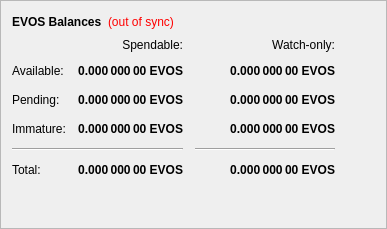
        <widget class="QFrame" name="frame">
         <property name="frameShape">
          <enum>QFrame::StyledPanel</enum>
         </property>
         <property name="frameShadow">
          <enum>QFrame::Raised</enum>
         </property>
         <layout class="QVBoxLayout" name="verticalLayout_4">
          <item>
           <layout class="QHBoxLayout" name="horizontalLayout_4">
            <item>
             <widget class="QLabel" name="label_5">
              <property name="font">
               <font>
                <weight>75</weight>
                <bold>true</bold>
               </font>
              </property>
              <property name="text">
               <string>EVOS Balances</string>
              </property>
             </widget>
            </item>
            <item>
             <widget class="QLabel" name="labelWalletStatus">
              <property name="cursor">
               <cursorShape>WhatsThisCursor</cursorShape>
              </property>
              <property name="toolTip">
               <string>The displayed information may be out of date. Your wallet automatically synchronizes with the Evos network after a connection is established, but this process has not completed yet.</string>
              </property>
              <property name="styleSheet">
               <string notr="true">QLabel { color: red; }</string>
              </property>
              <property name="text">
               <string notr="true">(out of sync)</string>
              </property>
              <property name="alignment">
               <set>Qt::AlignLeading|Qt::AlignLeft|Qt::AlignVCenter</set>
              </property>
             </widget>
            </item>
            <item>
             <spacer name="horizontalSpacer_3">
              <property name="orientation">
               <enum>Qt::Horizontal</enum>
              </property>
              <property name="sizeHint" stdset="0">
               <size>
                <width>40</width>
                <height>20</height>
               </size>
              </property>
             </spacer>
            </item>
           </layout>
          </item>
          <item>
           <layout class="QGridLayout" name="gridLayout">
            <property name="spacing">
             <number>12</number>
            </property>
            <item row="2" column="2">
             <widget class="QLabel" name="labelWatchPending">
              <property name="font">
               <font>
                <weight>75</weight>
                <bold>true</bold>
               </font>
              </property>
              <property name="cursor">
               <cursorShape>IBeamCursor</cursorShape>
              </property>
              <property name="toolTip">
               <string>Unconfirmed transactions to watch-only addresses</string>
              </property>
              <property name="text">
               <string notr="true">0.000 000 00 EVOS</string>
              </property>
              <property name="alignment">
               <set>Qt::AlignRight|Qt::AlignTrailing|Qt::AlignVCenter</set>
              </property>
              <property name="textInteractionFlags">
               <set>Qt::LinksAccessibleByMouse|Qt::TextSelectableByKeyboard|Qt::TextSelectableByMouse</set>
              </property>
             </widget>
            </item>
            <item row="2" column="1">
             <widget class="QLabel" name="labelUnconfirmed">
              <property name="font">
               <font>
                <weight>75</weight>
                <bold>true</bold>
               </font>
              </property>
              <property name="cursor">
               <cursorShape>IBeamCursor</cursorShape>
              </property>
              <property name="toolTip">
               <string>Total of transactions that have yet to be confirmed, and do not yet count toward the spendable balance</string>
              </property>
              <property name="text">
               <string notr="true">0.000 000 00 EVOS</string>
              </property>
              <property name="alignment">
               <set>Qt::AlignRight|Qt::AlignTrailing|Qt::AlignVCenter</set>
              </property>
              <property name="textInteractionFlags">
               <set>Qt::LinksAccessibleByMouse|Qt::TextSelectableByKeyboard|Qt::TextSelectableByMouse</set>
              </property>
             </widget>
            </item>
            <item row="3" column="2">
             <widget class="QLabel" name="labelWatchImmature">
              <property name="font">
               <font>
                <weight>75</weight>
                <bold>true</bold>
               </font>
              </property>
              <property name="cursor">
               <cursorShape>IBeamCursor</cursorShape>
              </property>
              <property name="toolTip">
               <string>Staked or masternode rewards in watch-only addresses that has not yet matured</string>
              </property>
              <property name="text">
               <string notr="true">0.000 000 00 EVOS</string>
              </property>
              <property name="alignment">
               <set>Qt::AlignRight|Qt::AlignTrailing|Qt::AlignVCenter</set>
              </property>
              <property name="textInteractionFlags">
               <set>Qt::LinksAccessibleByMouse|Qt::TextSelectableByKeyboard|Qt::TextSelectableByMouse</set>
              </property>
             </widget>
            </item>
            <item row="4" column="0" colspan="2">
             <widget class="Line" name="lineSpendableBalance">
              <property name="orientation">
               <enum>Qt::Horizontal</enum>
              </property>
             </widget>
            </item>
            <item row="4" column="2">
             <widget class="Line" name="lineWatchBalance">
              <property name="sizePolicy">
               <sizepolicy hsizetype="Preferred" vsizetype="Fixed">
                <horstretch>0</horstretch>
                <verstretch>0</verstretch>
               </sizepolicy>
              </property>
              <property name="minimumSize">
               <size>
                <width>140</width>
                <height>0</height>
               </size>
              </property>
              <property name="orientation">
               <enum>Qt::Horizontal</enum>
              </property>
             </widget>
            </item>
            <item row="5" column="0">
             <widget class="QLabel" name="labelTotalText">
              <property name="text">
               <string>Total:</string>
              </property>
             </widget>
            </item>
            <item row="3" column="1">
             <widget class="QLabel" name="labelImmature">
              <property name="font">
               <font>
                <weight>75</weight>
                <bold>true</bold>
               </font>
              </property>
              <property name="cursor">
               <cursorShape>IBeamCursor</cursorShape>
              </property>
              <property name="toolTip">
               <string>Staked or masternode rewards that has not yet matured</string>
              </property>
              <property name="text">
               <string notr="true">0.000 000 00 EVOS</string>
              </property>
              <property name="alignment">
               <set>Qt::AlignRight|Qt::AlignTrailing|Qt::AlignVCenter</set>
              </property>
              <property name="textInteractionFlags">
               <set>Qt::LinksAccessibleByMouse|Qt::TextSelectableByKeyboard|Qt::TextSelectableByMouse</set>
              </property>
             </widget>
            </item>
            <item row="2" column="3">
             <spacer name="horizontalSpacer_2">
              <property name="orientation">
               <enum>Qt::Horizontal</enum>
              </property>
              <property name="sizeHint" stdset="0">
               <size>
                <width>40</width>
                <height>20</height>
               </size>
              </property>
             </spacer>
            </item>
            <item row="3" column="0">
             <widget class="QLabel" name="labelImmatureText">
              <property name="text">
               <string>Immature:</string>
              </property>
             </widget>
            </item>
            <item row="5" column="1">
             <widget class="QLabel" name="labelTotal">
              <property name="font">
               <font>
                <weight>75</weight>
                <bold>true</bold>
               </font>
              </property>
              <property name="cursor">
               <cursorShape>IBeamCursor</cursorShape>
              </property>
              <property name="toolTip">
               <string>Your current total balance</string>
              </property>
              <property name="text">
               <string notr="true">0.000 000 00 EVOS</string>
              </property>
              <property name="alignment">
               <set>Qt::AlignRight|Qt::AlignTrailing|Qt::AlignVCenter</set>
              </property>
              <property name="textInteractionFlags">
               <set>Qt::LinksAccessibleByMouse|Qt::TextSelectableByKeyboard|Qt::TextSelectableByMouse</set>
              </property>
             </widget>
            </item>
            <item row="5" column="2">
             <widget class="QLabel" name="labelWatchTotal">
              <property name="font">
               <font>
                <weight>75</weight>
                <bold>true</bold>
               </font>
              </property>
              <property name="cursor">
               <cursorShape>IBeamCursor</cursorShape>
              </property>
              <property name="toolTip">
               <string>Current total balance in watch-only addresses</string>
              </property>
              <property name="text">
               <string notr="true">0.000 000 00 EVOS</string>
              </property>
              <property name="alignment">
               <set>Qt::AlignRight|Qt::AlignTrailing|Qt::AlignVCenter</set>
              </property>
              <property name="textInteractionFlags">
               <set>Qt::LinksAccessibleByMouse|Qt::TextSelectableByKeyboard|Qt::TextSelectableByMouse</set>
              </property>
             </widget>
            </item>
            <item row="0" column="2">
             <widget class="QLabel" name="labelWatchonly">
              <property name="text">
               <string>Watch-only:</string>
              </property>
              <property name="alignment">
               <set>Qt::AlignRight|Qt::AlignTrailing|Qt::AlignVCenter</set>
              </property>
             </widget>
            </item>
            <item row="1" column="0">
             <widget class="QLabel" name="labelBalanceText">
              <property name="text">
               <string>Available:</string>
              </property>
             </widget>
            </item>
            <item row="1" column="1">
             <widget class="QLabel" name="labelBalance">
              <property name="font">
               <font>
                <weight>75</weight>
                <bold>true</bold>
               </font>
              </property>
              <property name="cursor">
               <cursorShape>IBeamCursor</cursorShape>
              </property>
              <property name="toolTip">
               <string>Your current spendable balance</string>
              </property>
              <property name="text">
               <string notr="true">0.000 000 00 EVOS</string>
              </property>
              <property name="alignment">
               <set>Qt::AlignRight|Qt::AlignTrailing|Qt::AlignVCenter</set>
              </property>
              <property name="textInteractionFlags">
               <set>Qt::LinksAccessibleByMouse|Qt::TextSelectableByKeyboard|Qt::TextSelectableByMouse</set>
              </property>
             </widget>
            </item>
            <item row="1" column="2">
             <widget class="QLabel" name="labelWatchAvailable">
              <property name="font">
               <font>
                <weight>75</weight>
                <bold>true</bold>
               </font>
              </property>
              <property name="cursor">
               <cursorShape>IBeamCursor</cursorShape>
              </property>
              <property name="toolTip">
               <string>Your current balance in watch-only addresses</string>
              </property>
              <property name="text">
               <string notr="true">0.000 000 00 EVOS</string>
              </property>
              <property name="alignment">
               <set>Qt::AlignRight|Qt::AlignTrailing|Qt::AlignVCenter</set>
              </property>
              <property name="textInteractionFlags">
               <set>Qt::LinksAccessibleByMouse|Qt::TextSelectableByKeyboard|Qt::TextSelectableByMouse</set>
              </property>
             </widget>
            </item>
            <item row="2" column="0">
             <widget class="QLabel" name="labelPendingText">
              <property name="text">
               <string>Pending:</string>
              </property>
             </widget>
            </item>
            <item row="0" column="1">
             <widget class="QLabel" name="labelSpendable">
              <property name="text">
               <string>Spendable:</string>
              </property>
              <property name="alignment">
               <set>Qt::AlignRight|Qt::AlignTrailing|Qt::AlignVCenter</set>
              </property>
             </widget>
            </item>
           </layout>
          </item>
          <item>
           <spacer name="verticalSpacer_4">
            <property name="orientation">
             <enum>Qt::Vertical</enum>
            </property>
            <property name="sizeHint" stdset="0">
             <size>
              <width>20</width>
              <height>40</height>
             </size>
            </property>
           </spacer>
          </item>
         </layout>
        </widget>
